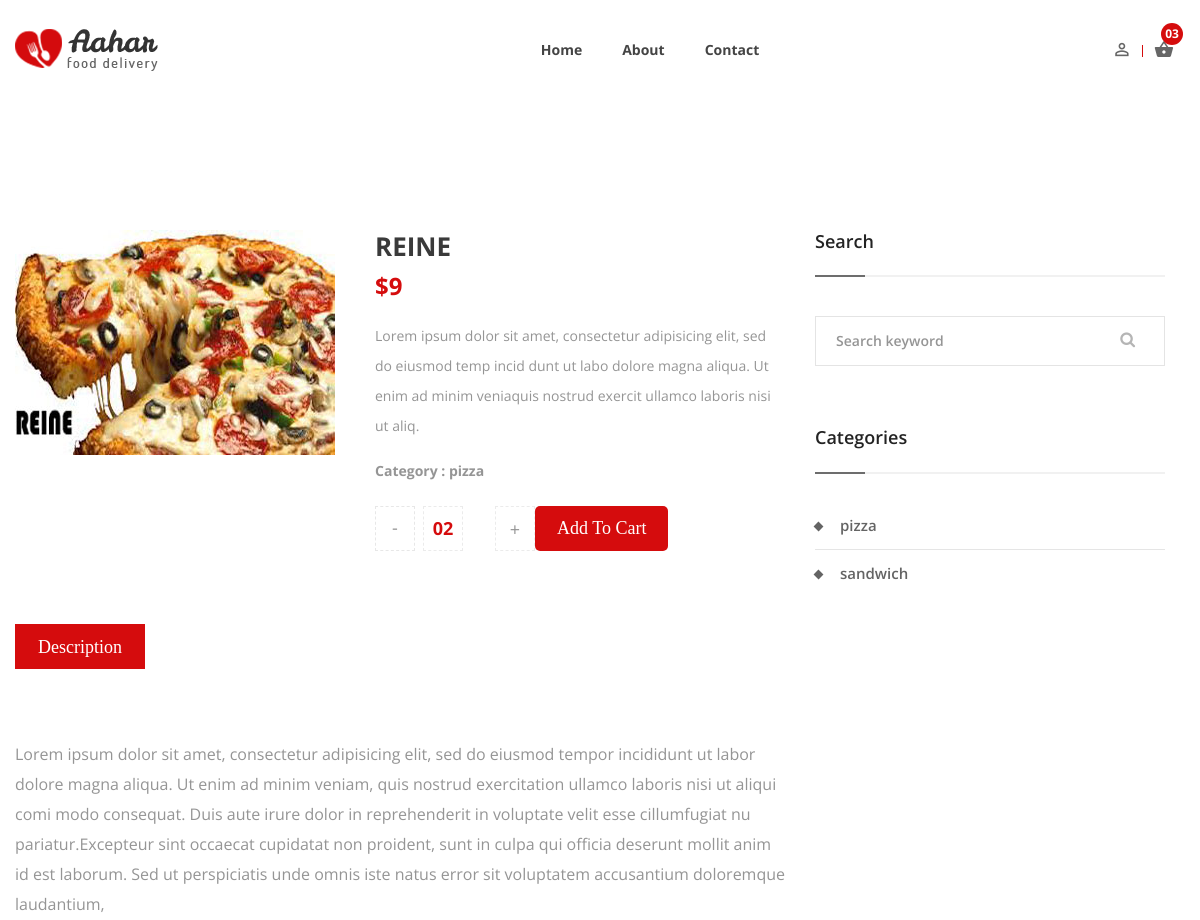
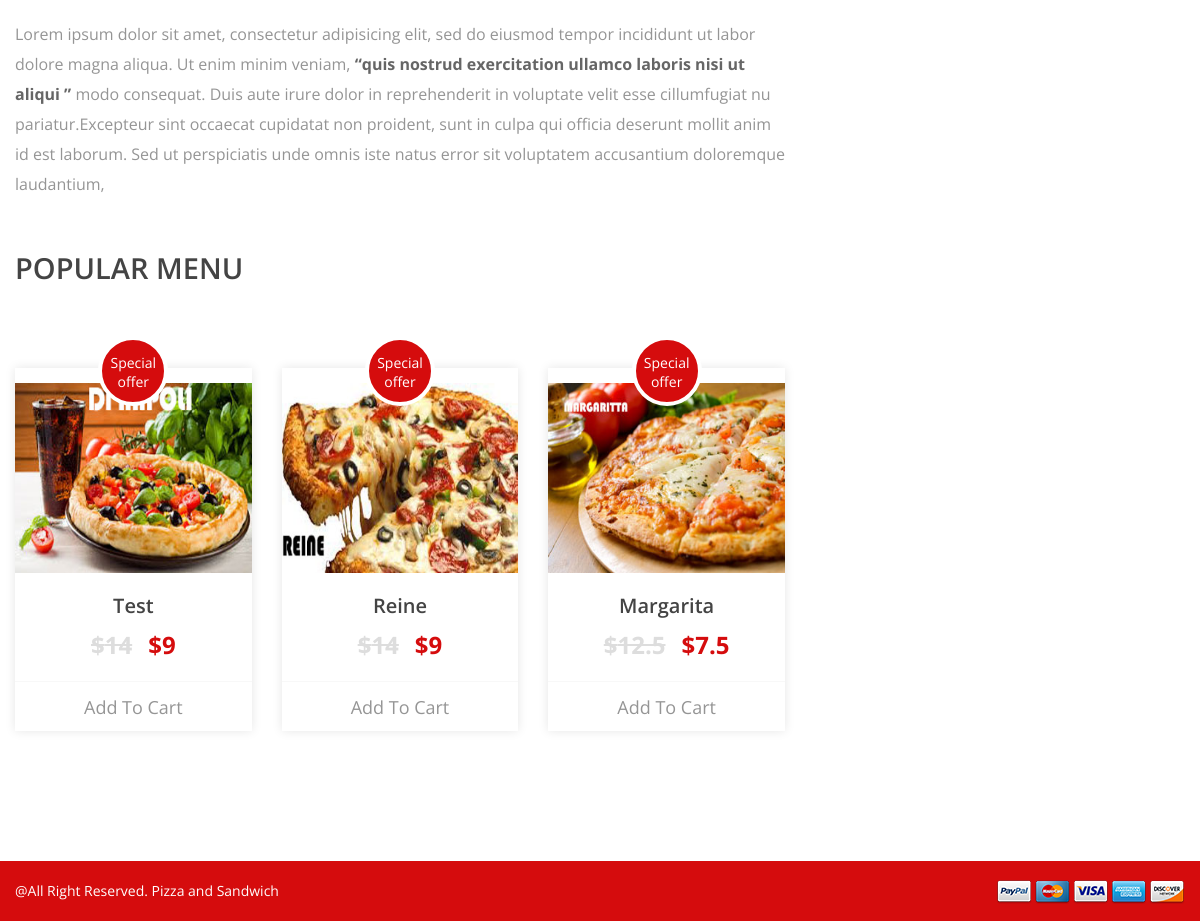
The app's page /product/product/2 with its own data (2 pictures, top to bottom).
### tables this page shows
CREATE TABLE `produit` (
  `id` int(4) NOT NULL,
  `lib` varchar(20) NOT NULL,
  `prixu` double NOT NULL,
  `cat` int(4) NOT NULL,
  `img` varchar(40) NOT NULL
);

CREATE TABLE `categorie` (
  `id` int(4) NOT NULL,
  `lib` varchar(30) NOT NULL
);

### application/controllers/Product.php (called while the page is built, shortened)
<?php
class Product extends CI_Controller {
	function __construct(){
		$this->load->model('Product_M', 'product');
	}
	public function product($id)
	{
		$data['product'] = $this->product->getProductById($id);
		$data['popularProducts'] = $this->product->getPopularProduct();
		$this->load->view('user/product/index', $data);
	}
}

### index.php (called while the page is built, shortened)
<?php
require_once BASEPATH.'core/CodeIgniter.php';

### application/models/Product_M.php (called while the page is built, shortened)
<?php
class Product_M extends CI_Model{
	function getProductById($id){
		$this->db
			->select('produit.*, categorie.lib as cat_lib')
			->from('produit')
			->join('categorie', 'produit.cat = categorie.id')
			->where('produit.id', $id);
		$query = $this->db->get();
		if($query->num_rows() > 0){
			return $query->row();
		}else{
			return false;
		}
	}
	function getPopularProduct(){
		$this->db
			->order_by('id', 'desc')
			->from('produit')
			->limit(3);
		$query = $this->db->get();
		if($query->num_rows() > 0){
			return $query->result();
		}else{
			return false;
		}
	}
}

### application/helpers/site_helper.php (called while the page is built)
<?php
function product_details($id) {
	return base_url('product/product/' . $id);
}

### application/models/Site.php (called while the page is built, shortened)
<?php
class Site extends CI_Model{
	function getAllCategories(){
		$this->db
			->order_by('lib', 'asc')
			->from('categorie');
		$query = $this->db->get();
		if($query->num_rows() > 0){
			return $query->result();
		}else{
			return false;
		}
	}
}

### application/views/user/product/index.php (the view, shortened to what this page needs)
<?php $this->load->view('user/layout/header'); ?>
<section class="blog__list__view section-padding--lg menudetails-right-sidebar bg--white">
	<div class="container">
		<div class="row">
			<div class="col-lg-8 col-md-12 col-sm-12">
				<div class="food__menu__container">
					<div class="food__menu__inner d-flex flex-wrap flex-md-nowrap flex-lg-nowrap">
						<div class="food__menu__thumb">
							<img src="<?php echo base_url('assets/images/uploads/' . $product->img); ?>" alt="images">
						</div>
						<div class="food__menu__details">
							<div class="food__menu__content">
								<h2><?= $product->lib ?></h2>
								<ul class="food__dtl__prize d-flex">
									<li>$<?= $product->prixu ?></li>
								</ul>
								<p>Lorem ipsum dolor sit amet, consectetur adipisicing elit, sed do eiusmod temp incid
									dunt ut labo dolore magna aliqua. Ut enim ad minim veniaquis nostrud exercit ullamco
									laboris nisi ut aliq.</p>
								<div class="product-action-wrap">
									<div class="prodict-statas"><span>Category : <?= $product->cat_lib ?></span></div>
									<div class="product-quantity">
										<form id='myform' method='POST' action='#'>
											<div class="product-quantity">
												<div class="cart-plus-minus">
													<input class="cart-plus-minus-box" type="text" name="qtybutton" value="02">
													<div class="add__to__cart__btn">
														<a class="food__btn" href="cart.html">Add To Cart</a>
													</div>
												</div>
											</div>
										</form>
									</div>
								</div>
							</div>
						</div>
					</div>
					<div class="menu__descrive__area">
						<div class="menu__nav nav nav-tabs" role="tablist">
							<a class="active" id="nav-all-tab" data-toggle="tab" href="#nav-all" role="tab">Description</a>
						</div>
						<div class="menu__tab__content tab-content" id="nav-tabContent">
							<div class="single__dec__content fade show active" id="nav-all" role="tabpanel">
								<p>Lorem ipsum dolor sit amet, consectetur adipisicing elit, sed do eiusmod tempor
									incididunt ut labor dolore magna aliqua. Ut enim ad minim veniam, quis nostrud
									exercitation ullamco laboris nisi ut aliqui comi modo consequat. Duis aute irure
									dolor in reprehenderit in voluptate velit esse cillumfugiat nu pariatur.Excepteur
									sint occaecat cupidatat non proident, sunt in culpa qui officia deserunt mollit anim
									id est laborum. Sed ut perspiciatis unde omnis iste natus error sit voluptatem
									accusantium doloremque laudantium,</p>
								<p>Lorem ipsum dolor sit amet, consectetur adipisicing elit, sed do eiusmod tempor
									incididunt ut labor dolore magna aliqua. Ut enim minim veniam, <strong>“quis nostrud
										exercitation ullamco laboris nisi ut aliqui ”</strong> modo consequat. Duis aute
									irure dolor in reprehenderit in voluptate velit esse cillumfugiat nu
									pariatur.Excepteur sint occaecat cupidatat non proident, sunt in culpa qui officia
									deserunt mollit anim id est laborum. Sed ut perspiciatis unde omnis iste natus error
									sit voluptatem accusantium doloremque laudantium,</p>
							</div>
						</div>
					</div>
				</div>
				<div class="row">
					<div class="col-md-12">
						<div class="popupal__menu">
							<h4>Popular Menu</h4>
						</div>
					</div>
				</div>
				<div class="row mt--30">
					<?php foreach ($popularProducts as $product): ?>
						<div class="col-lg-4 col-md-6 col-sm-12">
							<div class="beef_product">
								<div class="beef__thumb">
									<a href="<?=product_details($product->id)?>">
										<img src="<?php echo base_url('assets/images/uploads/' . $product->img); ?>" alt="beef images" height="190" width="250">
									</a>
								</div>
								<div class="beef__hover__info">
									<div class="beef__hover__inner">
										<span>Special</span>
										<span>offer</span>
									</div>
								</div>
								<div class="beef__details">
									<h4><a href="<?=product_details($product->id)?>"><?= $product->lib ?></a></h4>
									<ul class="beef__prize">
										<li class="old__prize">$<?= $product->prixu + 5 ?></li>
										<li>$<?= $product->prixu ?></li>
									</ul>
									<div class="beef__cart__btn">
										<a href="cart.html">Add To Cart</a>
									</div>
								</div>
							</div>
						</div>
					<?php endforeach; ?>
				</div>
			</div>
			<div class="col-lg-4 col-md-12 col-sm-12 md--mt--40 sm--mt--40">
				<div class="food__sidebar">
					<div class="food__search">
						<h4 class="side__title">Search</h4>
						<div class="serch__box">
							<input type="text" placeholder="Search keyword">
							<a href="#"><i class="fa fa-search"></i></a>
						</div>
					</div>
					<div class="food__category__area mt--60">
						<h4 class="side__title">Categories</h4>
						<ul class="food__category">
							<?php foreach ($this->Site->getAllCategories() as $category): ?>
								<li><a href="#"><?= $category->lib ?> <span></span></a></li>
							<?php endforeach; ?>
						</ul>
					</div>
				</div>
			</div>
		</div>
	</div>
</section>
<?php $this->load->view('user/layout/footer'); ?>

### application/views/user/layout/header.php (shortened to what this page needs)
<!doctype html>
<html class="no-js" lang="zxx">
<head>
	<link rel="stylesheet" href="<?php echo base_url('assets/user/css/bootstrap.min.css'); ?>">
	<link rel="stylesheet" href="<?php echo base_url('assets/user/css/plugins.css'); ?>">
	<link rel="stylesheet" href="<?php echo base_url('assets/user/style.css'); ?>">
	<link rel="stylesheet" href="<?php echo base_url('assets/user/css/custom.css'); ?>">
</head>
<body>
<div class="wrapper" id="wrapper">
	<header class="htc__header bg--white">
		<div id="sticky-header-with-topbar" class="mainmenu__wrap sticky__header">
			<div class="container">
				<div class="row">
					<div class="col-lg-2 col-sm-4 col-md-6 order-1 order-lg-1">
						<div class="logo">
							<a href="<?=base_url()?>">
								<img src="<?php echo base_url('assets/user/images/logo/foody.png'); ?>" alt="logo images">
							</a>
						</div>
					</div>
					<div class="col-lg-9 col-sm-4 col-md-2 order-3 order-lg-2">
						<div class="main__menu__wrap">
							<nav class="main__menu__nav d-none d-lg-block">
								<ul class="mainmenu">
									<li class="drop"><a href="<?=base_url()?>">Home</a></li>
									<li><a href="<?=base_url('about')?>">About</a></li>
									<li><a href="<?=base_url('contact')?>">Contact</a></li>
								</ul>
							</nav>
						</div>
					</div>
					<div class="col-lg-1 col-sm-4 col-md-4 order-2 order-lg-3">
						<div class="header__right d-flex justify-content-end">
							<div class="log__in">
								<a class="accountbox-trigger" href="#"><i class="zmdi zmdi-account-o"></i></a>
							</div>
							<div class="shopping__cart">
								<a class="minicart-trigger" href="#"><i class="zmdi zmdi-shopping-basket"></i></a>
								<div class="shop__qun">
									<span>03</span>
								</div>
							</div>
						</div>
					</div>
				</div>
			</div>
		</div>
	</header>

### application/views/user/layout/footer.php (shortened to what this page needs)
<footer class="footer__area footer--1">
	<div class="copyright bg--theme">
		<div class="container">
			<div class="row">
				<div class="col-lg-12 col-md-12 col-sm-12">
					<div class="copyright__inner">
						<div class="cpy__right--left">
							<p>@All Right Reserved. <a href="https://freethemescloud.com/"> Pizza and Sandwich</a></p>
						</div>
						<div class="cpy__right--right">
							<a href="#">
								<img src="<?php echo base_url('assets/user/images/icon/shape/2.png'); ?>" alt="payment images">
							</a>
						</div>
					</div>
				</div>
			</div>
		</div>
	</div>
</footer>
</div>
</body>
</html>

### records on screen
produit: img (picture), lib "REINE", prixu "9", cat.lib "pizza", lib "Reine", $product->prixu + 5 "14"
produit: img (picture), lib "Test", $product->prixu + 5 "14", prixu "9"
produit: img (picture), lib "Margarita", $product->prixu + 5 "12.5", prixu "7.5"
categorie: lib "pizza"
categorie: lib "sandwich"
